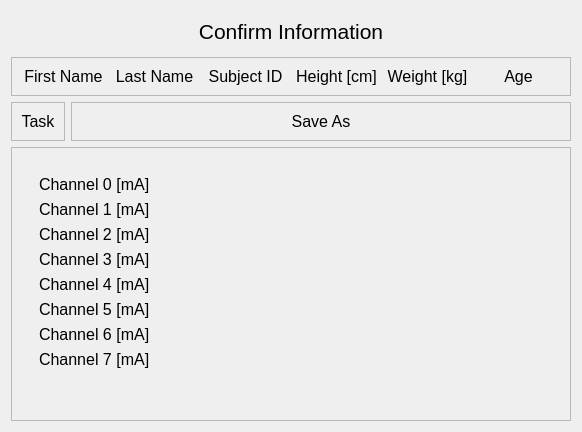
     <widget class="QWidget" name="page_06">
      <layout class="QVBoxLayout" name="verticalLayout">
       <item>
        <widget class="QLabel" name="title_label_6">
         <property name="minimumSize">
          <size>
           <width>0</width>
           <height>40</height>
          </size>
         </property>
         <property name="maximumSize">
          <size>
           <width>16777215</width>
           <height>70</height>
          </size>
         </property>
         <property name="styleSheet">
          <string notr="true">font-size:16pt;</string>
         </property>
         <property name="text">
          <string>Confirm Information</string>
         </property>
         <property name="alignment">
          <set>Qt::AlignmentFlag::AlignCenter</set>
         </property>
        </widget>
       </item>
       <item>
        <widget class="QFrame" name="subject_frame">
         <property name="maximumSize">
          <size>
           <width>16777215</width>
           <height>120</height>
          </size>
         </property>
         <property name="frameShape">
          <enum>QFrame::Shape::StyledPanel</enum>
         </property>
         <property name="frameShadow">
          <enum>QFrame::Shadow::Raised</enum>
         </property>
         <layout class="QGridLayout" name="subject_layout">
          <item row="0" column="5">
           <widget class="QLabel" name="info_label_6">
            <property name="maximumSize">
             <size>
              <width>16777215</width>
              <height>40</height>
             </size>
            </property>
            <property name="styleSheet">
             <string notr="true">font-size:12pt</string>
            </property>
            <property name="text">
             <string>Age</string>
            </property>
            <property name="alignment">
             <set>Qt::AlignmentFlag::AlignCenter</set>
            </property>
           </widget>
          </item>
          <item row="0" column="3">
           <widget class="QLabel" name="info_label_4">
            <property name="maximumSize">
             <size>
              <width>16777215</width>
              <height>40</height>
             </size>
            </property>
            <property name="styleSheet">
             <string notr="true">font-size:12pt</string>
            </property>
            <property name="text">
             <string>Height [cm]</string>
            </property>
            <property name="alignment">
             <set>Qt::AlignmentFlag::AlignCenter</set>
            </property>
           </widget>
          </item>
          <item row="0" column="0">
           <widget class="QLabel" name="info_label">
            <property name="maximumSize">
             <size>
              <width>16777215</width>
              <height>40</height>
             </size>
            </property>
            <property name="styleSheet">
             <string notr="true">font-size:12pt</string>
            </property>
            <property name="text">
             <string>First Name</string>
            </property>
            <property name="alignment">
             <set>Qt::AlignmentFlag::AlignCenter</set>
            </property>
           </widget>
          </item>
          <item row="0" column="1">
           <widget class="QLabel" name="info_label_2">
            <property name="maximumSize">
             <size>
              <width>16777215</width>
              <height>40</height>
             </size>
            </property>
            <property name="styleSheet">
             <string notr="true">font-size:12pt</string>
            </property>
            <property name="text">
             <string>Last Name</string>
            </property>
            <property name="alignment">
             <set>Qt::AlignmentFlag::AlignCenter</set>
            </property>
           </widget>
          </item>
          <item row="0" column="4">
           <widget class="QLabel" name="info_label_5">
            <property name="maximumSize">
             <size>
              <width>16777215</width>
              <height>40</height>
             </size>
            </property>
            <property name="styleSheet">
             <string notr="true">font-size:12pt</string>
            </property>
            <property name="text">
             <string>Weight [kg]</string>
            </property>
            <property name="alignment">
             <set>Qt::AlignmentFlag::AlignCenter</set>
            </property>
           </widget>
          </item>
          <item row="0" column="2">
           <widget class="QLabel" name="info_label_3">
            <property name="maximumSize">
             <size>
              <width>16777215</width>
              <height>40</height>
             </size>
            </property>
            <property name="styleSheet">
             <string notr="true">font-size:12pt</string>
            </property>
            <property name="text">
             <string>Subject ID</string>
            </property>
            <property name="alignment">
             <set>Qt::AlignmentFlag::AlignCenter</set>
            </property>
           </widget>
          </item>
         </layout>
        </widget>
       </item>
       <item>
        <widget class="QWidget" name="task_save_widget" native="true">
         <property name="maximumSize">
          <size>
           <width>16777215</width>
           <height>100</height>
          </size>
         </property>
         <layout class="QHBoxLayout" name="task_save_layout">
          <property name="spacing">
           <number>6</number>
          </property>
          <property name="leftMargin">
           <number>0</number>
          </property>
          <property name="topMargin">
           <number>0</number>
          </property>
          <property name="rightMargin">
           <number>0</number>
          </property>
          <property name="bottomMargin">
           <number>0</number>
          </property>
          <item>
           <widget class="QFrame" name="task_frame">
            <property name="frameShape">
             <enum>QFrame::Shape::StyledPanel</enum>
            </property>
            <property name="frameShadow">
             <enum>QFrame::Shadow::Raised</enum>
            </property>
            <layout class="QVBoxLayout" name="task_info_layout">
             <item>
              <widget class="QLabel" name="info_label_7">
               <property name="styleSheet">
                <string notr="true">font-size:12pt</string>
               </property>
               <property name="text">
                <string>Task</string>
               </property>
               <property name="alignment">
                <set>Qt::AlignmentFlag::AlignCenter</set>
               </property>
              </widget>
             </item>
            </layout>
           </widget>
          </item>
          <item>
           <widget class="QFrame" name="save_frame">
            <property name="minimumSize">
             <size>
              <width>500</width>
              <height>0</height>
             </size>
            </property>
            <property name="frameShape">
             <enum>QFrame::Shape::StyledPanel</enum>
            </property>
            <property name="frameShadow">
             <enum>QFrame::Shadow::Raised</enum>
            </property>
            <layout class="QVBoxLayout" name="save_layout">
             <item>
              <widget class="QLabel" name="info_label_8">
               <property name="styleSheet">
                <string notr="true">font-size:12pt</string>
               </property>
               <property name="text">
                <string>Save As</string>
               </property>
               <property name="alignment">
                <set>Qt::AlignmentFlag::AlignCenter</set>
               </property>
              </widget>
             </item>
            </layout>
           </widget>
          </item>
         </layout>
        </widget>
       </item>
       <item>
        <widget class="QFrame" name="stimulation_frame">
         <property name="frameShape">
          <enum>QFrame::Shape::StyledPanel</enum>
         </property>
         <property name="frameShadow">
          <enum>QFrame::Shadow::Raised</enum>
         </property>
         <layout class="QHBoxLayout" name="stimuation_layout">
          <item>
           <widget class="QWidget" name="confirm_widget" native="true">
            <layout class="QVBoxLayout" name="confirm_layout">
             <item>
              <widget class="QWidget" name="channel_widget" native="true">
               <property name="minimumSize">
                <size>
                 <width>300</width>
                 <height>0</height>
                </size>
               </property>
               <layout class="QFormLayout" name="channel_layout">
                <item row="0" column="0">
                 <widget class="QLabel" name="info_label_9">
                  <property name="styleSheet">
                   <string notr="true">font-size:12pt</string>
                  </property>
                  <property name="text">
                   <string>Channel 0 [mA]</string>
                  </property>
                 </widget>
                </item>
                <item row="1" column="0">
                 <widget class="QLabel" name="info_label_10">
                  <property name="styleSheet">
                   <string notr="true">font-size:12pt</string>
                  </property>
                  <property name="text">
                   <string>Channel 1 [mA]</string>
                  </property>
                 </widget>
                </item>
                <item row="2" column="0">
                 <widget class="QLabel" name="info_label_11">
                  <property name="styleSheet">
                   <string notr="true">font-size:12pt</string>
                  </property>
                  <property name="text">
                   <string>Channel 2 [mA]</string>
                  </property>
                 </widget>
                </item>
                <item row="3" column="0">
                 <widget class="QLabel" name="info_label_12">
                  <property name="styleSheet">
                   <string notr="true">font-size:12pt</string>
                  </property>
                  <property name="text">
                   <string>Channel 3 [mA]</string>
                  </property>
                 </widget>
                </item>
                <item row="4" column="0">
                 <widget class="QLabel" name="info_label_13">
                  <property name="styleSheet">
                   <string notr="true">font-size:12pt</string>
                  </property>
                  <property name="text">
                   <string>Channel 4 [mA]</string>
                  </property>
                 </widget>
                </item>
                <item row="5" column="0">
                 <widget class="QLabel" name="info_label_14">
                  <property name="styleSheet">
                   <string notr="true">font-size:12pt</string>
                  </property>
                  <property name="text">
                   <string>Channel 5 [mA]</string>
                  </property>
                 </widget>
                </item>
                <item row="6" column="0">
                 <widget class="QLabel" name="info_label_15">
                  <property name="styleSheet">
                   <string notr="true">font-size:12pt</string>
                  </property>
                  <property name="text">
                   <string>Channel 6 [mA]</string>
                  </property>
                 </widget>
                </item>
                <item row="7" column="0">
                 <widget class="QLabel" name="info_label_16">
                  <property name="styleSheet">
                   <string notr="true">font-size:12pt</string>
                  </property>
                  <property name="text">
                   <string>Channel 7 [mA]</string>
                  </property>
                 </widget>
                </item>
               </layout>
              </widget>
             </item>
             <item>
              <widget class="QWidget" name="confirm_cancel_widget" native="true">
               <layout class="QHBoxLayout" name="confirm_cancel_layout"/>
              </widget>
             </item>
            </layout>
           </widget>
          </item>
          <item>
           <widget class="QWidget" name="image_widget_2" native="true">
            <layout class="QHBoxLayout" name="image_info_layout"/>
           </widget>
          </item>
         </layout>
        </widget>
       </item>
      </layout>
     </widget>
